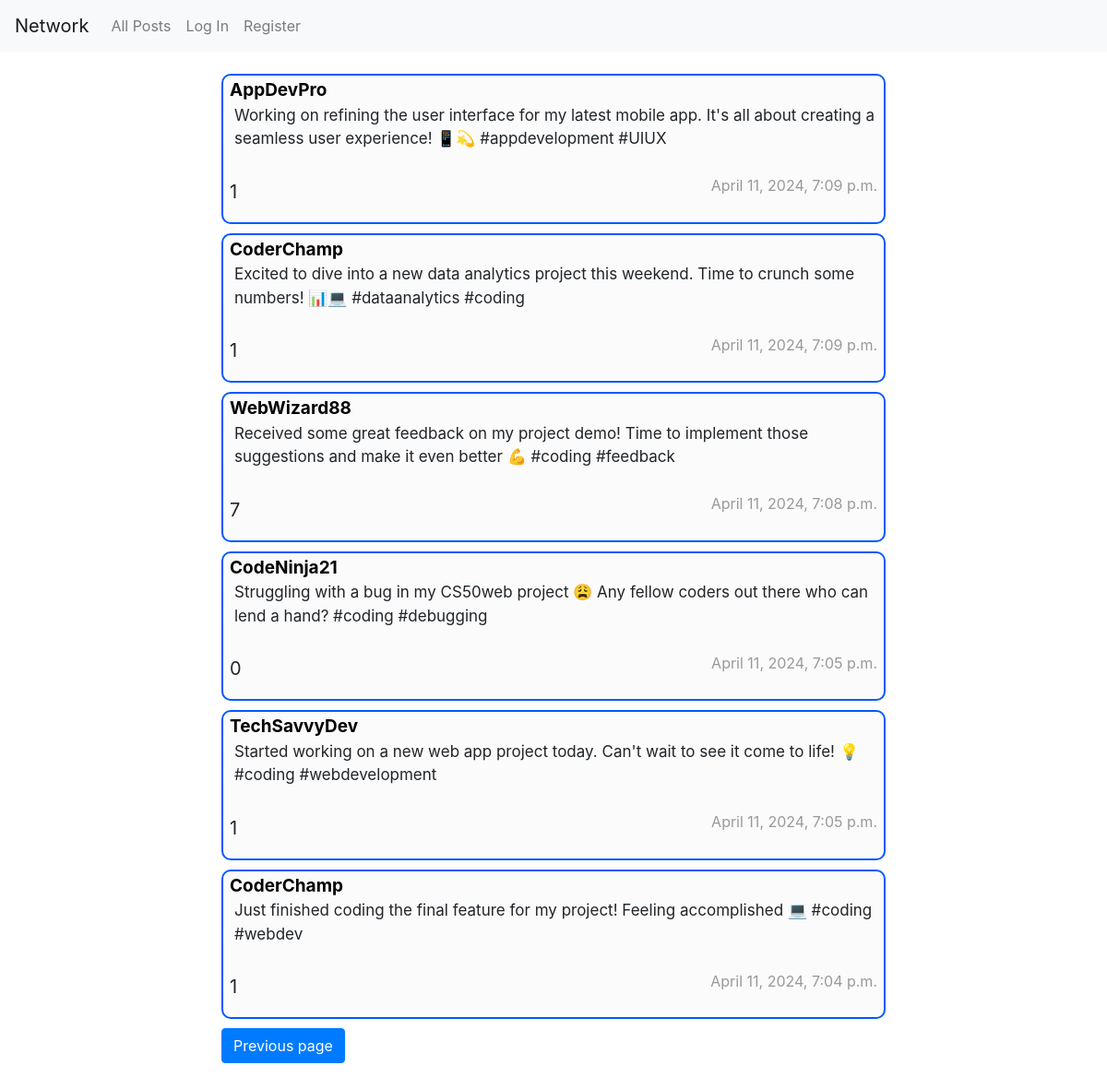
Screenshot of /?page=2 with the database file from the repository.
### network/models.py (models this page shows, shortened)
class Post(models.Model):
    user = models.ForeignKey("User", on_delete=models.CASCADE, related_name="posts")
    body = models.TextField(blank=True)
    date = models.DateTimeField(default=timezone.now)
    def likes_count(self):
        return self.likes.count()

class User(AbstractUser):
    pass

### network/views.py (the view)
# urls.py: path("", views.index, name="index"),
def index(request):
    twits = Post.objects.all()[::-1]
    paginator = Paginator(twits, 10)
    page_number = request.GET.get('page')
    page_obj = paginator.get_page(page_number)
    return render(request, "network/index.html",{
        "page" : page_obj,
    })

### network/templates/network/index.html (shortened to what this page needs)
{% extends "network/layout.html" %}
{% load static %}
{% block body %}
    {% for twit in page %}
    <div class="post" id="post-{{ twit.id }}">
        <a href="{% url 'profile' twit.user%}" class="post-user">{{ twit.user }}</a>
        <p class="post-body" id="body">{{ twit.body }} </p>
        <div class="like-date-container" id="like-div">
            <p class="post-like-count" id="like-count-{{ twit.id }}">{{ twit.likes_count }}</p>
            <p class="post-date" id="date">{{ twit.date }} </p>
        </div>
    </div>
    {% endfor %}
    <div class="paginator-container">
        {% if page.has_previous %}
            <a href="?page={{ page.previous_page_number }}" class="btn btn-primary" id="back">Previous page</a>
        {% endif %}
    </div>
{% endblock %}

### network/static/network/styles.css (style rules this page uses)
.post { margin-top: 10px; border: 2px solid rgb(0, 89, 255); padding: 2px 7px; border-radius: 10px; background-color: #eee4; }
.like-date-container { display: flex; align-items: center; }
.post-user { font-weight: bold; color: #000; text-decoration: none !important; font-size: 19px; }
.post-body { font-size: 17px; padding-left: 5px; }
.btn { margin-top: 10px; margin-bottom: 30px; }
.post-date { flex: 1; text-align: right; color: #999; }
.post-like-count { font-size: 20px; padding-top: 13px; }
#back { float: left; }

### rows the page displays
Post: user "AppDevPro", body "Working on refining the user interface for my latest mobile app. It's all about creating a seamless user experience! 📱💫 #appdevelopment #UIUX", likes_count "1", date "April 11, 2024, 7:09 p.m."
Post: user "CoderChamp", body "Excited to dive into a new data analytics project this weekend. Time to crunch some numbers! 📊💻 #dataanalytics #coding", likes_count "1", date "April 11, 2024, 7:09 p.m."
Post: user "WebWizard88", body "Received some great feedback on my project demo! Time to implement those suggestions and make it even better 💪 #coding #feedback", likes_count "7", date "April 11, 2024, 7:08 p.m."
Post: user "CodeNinja21", body "Struggling with a bug in my CS50web project 😩 Any fellow coders out there who can lend a hand? #coding #debugging", likes_count "0", date "April 11, 2024, 7:05 p.m."
Post: user "TechSavvyDev", body "Started working on a new web app project today. Can't wait to see it come to life! 💡 #coding #webdevelopment", likes_count "1", date "April 11, 2024, 7:05 p.m."
Post: user "CoderChamp", body "Just finished coding the final feature for my project! Feeling accomplished 💻 #coding #webdev", likes_count "1", date "April 11, 2024, 7:04 p.m."
